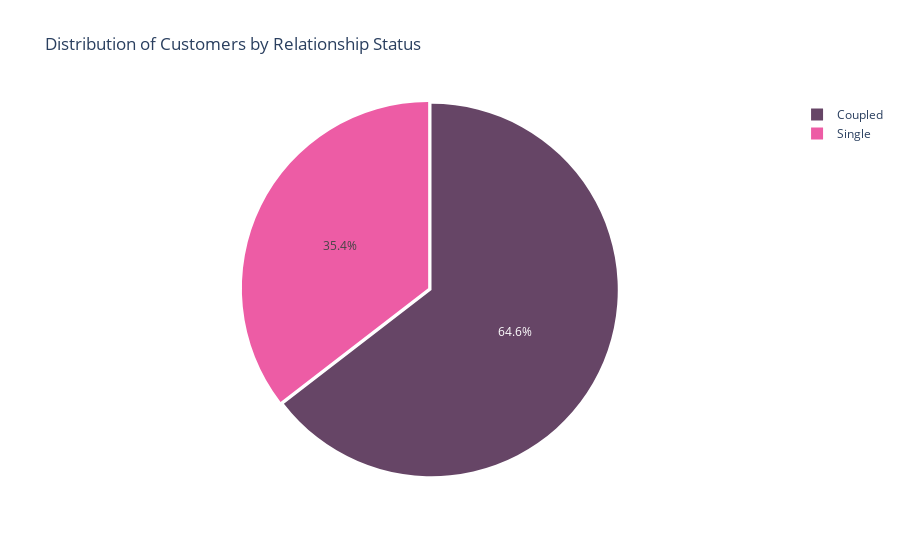

Source (notebook cell):
### Code cell
color_map = {'Coupled': '#664566', 'Single': '#ed5ca5'}
fig = px.pie(data_frame=rel_df, names='Relationship Status', values='Count', title='Distribution of Customers by Relationship Status', color='Relationship Status', color_discrete_map=color_map)
fig.update_traces(pull=[0, 0.02])
fig.show()

### Figure 1 — Plotly figure (JSON) as saved in the notebook; plotly's stock layout.template omitted (floating-point values rounded to 4 significant figures)
{"data": [{"customdata": [["Coupled"], ["Single"]], "domain": {"x": [0, 1], "y": [0, 1]}, "hovertemplate": "Relationship Status=%{customdata[0]}<br>Count=%{value}<extra></extra>", "labels": ["Coupled", "Single"], "legendgroup": "", "marker": {"colors": ["#664566", "#ed5ca5"]}, "name": "", "pull": [0, 0.02], "showlegend": true, "type": "pie", "values": [1428, 784]}], "layout": {"legend": {"tracegroupgap": 0}, "title": {"text": "Distribution of Customers by Relationship Status"}}}
